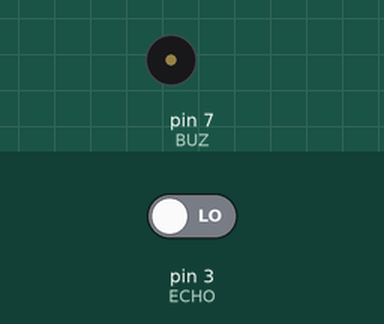
A sketch run on a simulated Arduino Uno, built with avr-gcc and run on an emulated ATmega328P. Parts: buzzer (waves = sounding). Inputs (shaded band) come from the test bench; at power-on: pin 3 (ECHO) LOW. What the sketch prints to the serial monitor is not drawn.

Above: at 0.5 s.
Timing chart, 0 to 3.0 s (numbered marks = the images above):
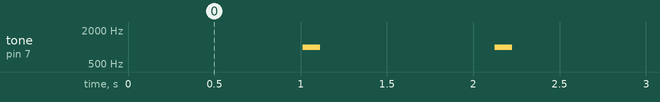

Measured:
- by itself, tone on pin 7 (BUZ): alternates 1000 Hz for 0.10 s and silent for 1.0 s

The sketch:

parking-sensor.ino
```cpp
#define b(num) (1 << num % 8)
#define TRIG 2
#define ECHO 3
#define BUZ 7
#define BUZ_DELAY 100

int distanceTrigger[] = {20, 30, 40, 50, 75, 100};

void setup()
{
  Serial.begin(9600);
  Serial.println(F("Starting"));

  DDRD |= b(BUZ);
  DDRD |= b(TRIG) & ~b(ECHO);
}

void loop()
{
  // Clearing trigger.
  PORTD &= ~b(TRIG);
  _delay_ms(2);

  // Sets the trigPin on HIGH state for 10 micro seconds
  PORTD |= b(TRIG);
  _delay_ms(10);
  PORTD &= ~b(TRIG);

  int distance = getDistance();

  // Prints the distance on the Serial Monitor
  Serial.print(F("Distance: "));
  Serial.print(distance);
  Serial.println(F(" cm"));

  buzIfNecessary(distance);
}

// Calculating the distance
int getDistance()
{
  return pulseIn(ECHO, HIGH) * 0.034 / 2;
}

void buzIfNecessary(int distance)
{
  size_t arraySize = sizeof(distanceTrigger) / sizeof(distanceTrigger[0]);

  for (int i = 0; i < arraySize; i++)
  {
    if (canBeep(distance, distanceTrigger[i]))
    {
      tone(BUZ, 1000);
      delayAfterBeep(i);
      noTone(BUZ);
      break;
    }
  }
}

bool canBeep(int distance, int distanceTrigger)
{
  return distance < distanceTrigger;
}

void delayAfterBeep(int i)
{
  delay((i + 1) * BUZ_DELAY);
}
```
